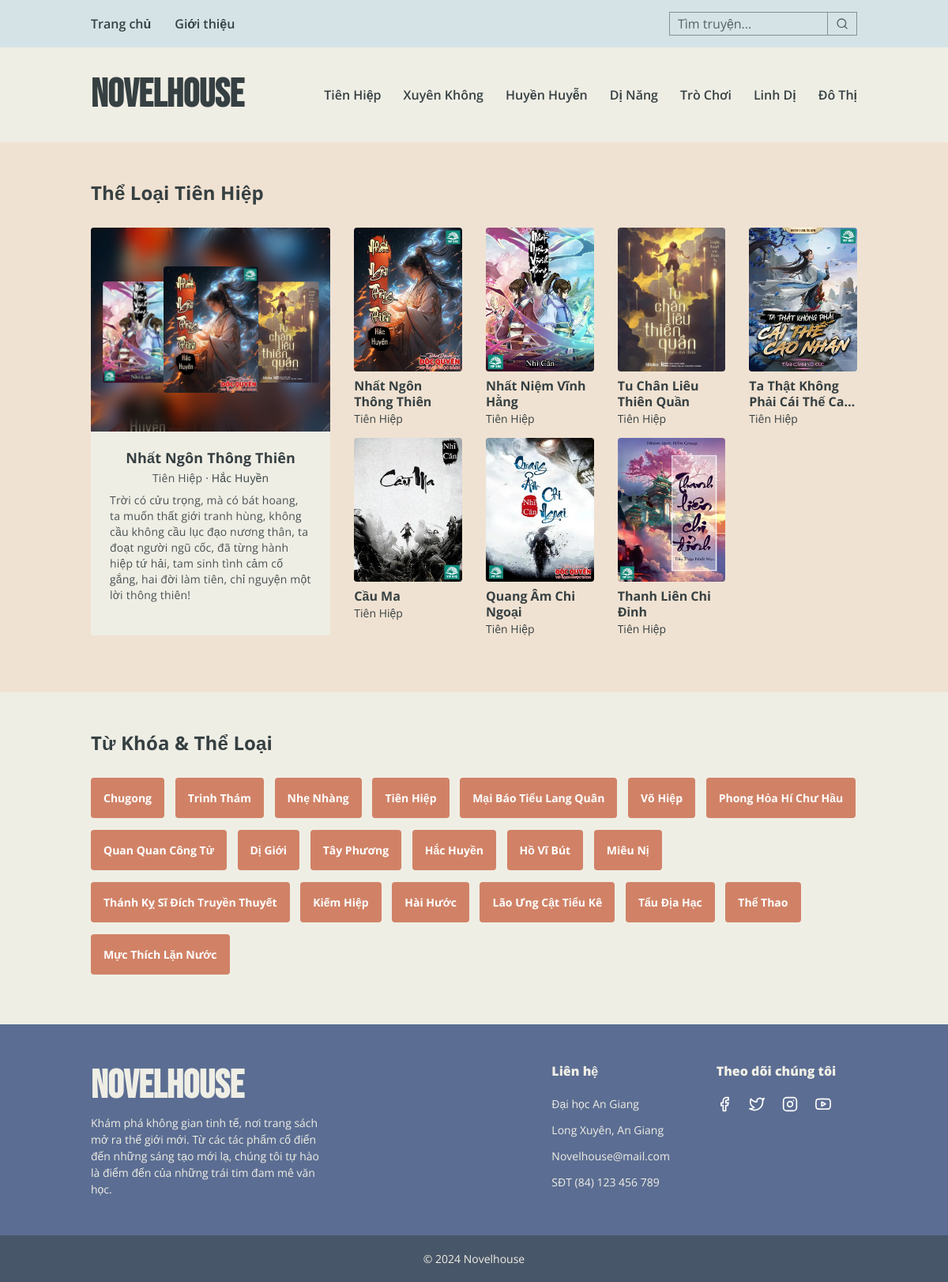
Screenshot of /novelhouse/index.php?path=pages/main/filter&genre_id=1 with the database file from the repository.
### tables this page shows
CREATE TABLE `genres` (
  `genre_id` int(11) NOT NULL,
  `genre_name` varchar(100) NOT NULL
);

CREATE TABLE `books` (
  `book_id` int(11) NOT NULL,
  `book_key` varchar(20) NOT NULL,
  `genre_id` int(11) NOT NULL,
  `title` varchar(200) NOT NULL,
  `cover_image` varchar(200) NOT NULL,
  `author` varchar(50) NOT NULL,
  `summary` varchar(1000) NOT NULL,
  `chapters` int(11) NOT NULL,
  `views` int(11) NOT NULL,
  `likes` int(11) NOT NULL
);

### novelhouse/pages/main/filter.php (called while the page is built, shortened)
<?php
$genre_id = $_GET["genre_id"];
$sql = "SELECT *
        FROM genres
        WHERE genres.genre_id = $genre_id";
$result = $connect->query($sql);
$genre = $result->fetch_array(MYSQLI_ASSOC);
$sql = "SELECT *
        FROM books
        INNER JOIN genres ON books.genre_id = genres.genre_id
        WHERE books.genre_id = $genre_id";
$result = $connect->query($sql);
$books = [];
while ($row = $result->fetch_array(MYSQLI_ASSOC)) {
    $books[] = $row;
}
$heading = "Thể Loại " . $genre['genre_name'];
$carousel = true;
include("includes/showcase.php");

### novelhouse/pages/main.php (called while the page is built)
<?php $path = isset($_GET['path']) ? $_GET['path'] : "pages/main/home";
include $path . ".php";
include("main/keyword.php");

### novelhouse/pages/main/keyword.php (called while the page is built, shortened)
<?php
if (!isset($_SESSION['genres_and_author'])) {
    $sql = "SELECT * FROM genres";
    $result = $connect->query($sql);
    $rows = [];
    while ($row = $result->fetch_array(MYSQLI_ASSOC)) {
        $rows[] = $row;
    }
    $sql = "SELECT DISTINCT author FROM books";
    $result = $connect->query($sql);
    while ($row = $result->fetch_array(MYSQLI_ASSOC)) {
        $rows[] = $row;
    }
    shuffle($rows);
    $rows = array_slice($rows, 0, 20);
} else {
    $rows = $_SESSION['genres_and_author'];
}
include("includes/keyword.php");

### novelhouse/includes/showcase/bookshelf/book.php (the view)
<div class="book-item">
    <a class="book-item-link" href="index.php?path=pages/main/review&book_id=<?= $book['book_id'] ?>">
        <img class="book-item-cover" src="<?= $book['cover_image'] ?>" alt="<?= $book['title'] ?>" />
    </a>
    <h4 class="book-item-title ells _2">
        <a href="index.php?path=pages/main/review&book_id=<?= $book['book_id'] ?>" title="<?= $book['title'] ?>"><?= $book['title'] ?></a>
    </h4>
    <p class="book-item-genre ell">
        <a href="index.php?path=pages/main/filter&genre_id=<?= $book['genre_id'] ?>"><?= $book['genre_name'] ?></a>
    </p>
</div>

### novelhouse/index.php (shortened to what this page needs)
<?php
include_once "config/database.php";
?>
<!DOCTYPE html>
<html lang="en">
<head>
	<link rel="stylesheet" href="assets/css/reset.css" />
	<link rel="stylesheet" href="assets/css/utility.css" />
	<link rel="stylesheet" href="assets/css/style.css" />
</head>
<body>
	<?php
	include("includes/header.php");
	include("pages/main.php");
	include("includes/footer.php");
	?>
</body>
</html>

### novelhouse/includes/header.php (shortened to what this page needs)
<?php
$sql = "SELECT * FROM genres";
$result = $connect->query($sql);
$rows = [];
while ($row = $result->fetch_array(MYSQLI_ASSOC)) {
    $rows[] = $row;
}
?>
<header class="header">
    <div class="top-header">
        <div class="container">
            <nav class="top-header-nav">
                <div class="menu">
                    <ul class="menu-list">
                        <li class="menu-item">
                            <a class="menu-item-link" href="index.php?path=pages/main/home">Trang chủ</a>
                        </li>
                        <li class="menu-item">
                            <a class="menu-item-link" href="#footer">Giới thiệu</a>
                        </li>
                    </ul>
                </div>
                <div class="search-box">
                    <form class="form-container" name="search-form" action="index.php?path=pages/main/search" method="post">
                        <input class="search-input input" type="text" name="search" placeholder="Tìm truyện..." />
                        <button class="search-btn btn" type="submit" name="submit">
                            <img src="assets/icons/search.svg" alt="Icon" />
                        </button>
                    </form>
                </div>
            </nav>
        </div>
    </div>
    <div class="bottom-header">
        <div class="container">
            <nav class="bottom-header-nav">
                <div class="logo">
                    <a class="logo-link" href="index.php?path=pages/main/home">NovelHouse</a>
                </div>
                <ul class="genre-list">
                    <?php $firstSevenGenre = array_slice($rows, 0, 7);
                    foreach ($firstSevenGenre as $genre) : ?>
                        <li class="genre-item">
                            <a class="genre-item-link" href="index.php?path=pages/main/filter&genre_id=<?= $genre['genre_id'] ?>">
                                <?= $genre['genre_name'] ?>
                            </a>
                        </li>
                    <?php endforeach ?>
                </ul>
            </nav>
        </div>
    </div>
</header>

### novelhouse/includes/showcase.php (shortened to what this page needs)
<div class="showcase">
    <div class="section-padding">
        <div class="container">
            <?php if (empty($books)) { ?>
                <h3 class="section-heading">Xin lỗi bạn, chưa có tiểu thuyết cho thể loại này!</h3>
            <?php } else { ?>
                <h3 class="section-heading">
                    <?= $heading ?>
                </h3>
                <div class="row">
                    <?php if ($carousel && count($books) >= 3) : ?>
                        <div class="col col-4">
                            <?php include("showcase/carousel/carousel.php") ?>
                        </div>
                        <div class="col col-8">
                            <?php
                            $col = 'col-3';
                            include("showcase/bookshelf/bookshelf.php") ?>
                        </div>
                    <?php endif ?>
                </div>
            <?php } ?>
        </div>
    </div>
</div>

### novelhouse/includes/showcase/carousel/carousel.php (shortened to what this page needs)
<?php $firstThreeBook = array_slice($books, 0, 3); ?>
<div class="showcase-carousel">
    <div class="carousel-pictures">
        <?php foreach ($firstThreeBook as $index => $book) :
            include("picture.php");
        endforeach ?>
    </div>
    <div class="carousel-descs">
        <?php foreach ($firstThreeBook as $index => $book) :
            include("desc.php");
        endforeach ?>
    </div>
</div>

### novelhouse/includes/showcase/carousel/picture.php
<img class="noselect" data-position=<?= $index ?> data-index=<?= $index ?> src='<?= $book['cover_image'] ?>' alt='<?= $book['title'] ?>' />

### novelhouse/includes/showcase/carousel/desc.php
<div class="carousel-desc-item <?= ($index == 0 ? "on" : "") ?>">
    <h4 class="carousel-desc-title ell">
        <a class="carousel-desc-title-link" href="index.php?path=pages/main/review&book_id=<?= $book['book_id'] ?>" title="<?= $book['title'] ?>">
            <?= $book['title'] ?>
        </a>
    </h4>
    <p class="carousel-desc-info ell">
        <a class="carousel-desc-genre" href="index.php?path=pages/main/filter&genre_id=<?= $book['genre_id'] ?>">
            <?= $book['genre_name'] ?>
        </a>
        ·
        <a class="carousel-desc-author" href="index.php?path=pages/main/search&search_key=<?= $book['author'] ?>">
            <?= $book['author'] ?>
        </a>
    </p>
    <p class="carousel-desc-summary ells _8">
        <?= $book['summary'] ?>
    </p>
</div>

### novelhouse/includes/showcase/bookshelf/bookshelf.php
<div class="showcase-bookshelf">
    <div class="row">
        <?php foreach ($books as $book) : ?>
            <div class="col <?= $col ?>">
                <?php include('book.php') ?>
            </div>
        <?php endforeach ?>
    </div>
</div>

### novelhouse/includes/keyword.php
<div class="keywords">
    <div class="section-padding">
        <div class="container">
            <h3 class="section-heading">Từ Khóa & Thể Loại</h3>
            <ul class="keyword-list">
                <?php foreach ($rows as $row) : ?>
                    <?php if (isset($row['author'])) : ?>
                        <li class="keyword btn">
                            <a href="index.php?path=pages/main/search&search_key=<?= $row['author'] ?>">
                                <?= $row['author'] ?>
                            </a>
                        </li>
                    <?php else : ?>
                        <li class="keyword btn">
                            <a href="index.php?path=pages/main/filter&genre_id=<?= $row['genre_id'] ?>">
                                <?= $row['genre_name'] ?>
                            </a>
                        </li>
                    <?php endif ?>
                <?php endforeach ?>
            </ul>
        </div>
    </div>
</div>

### novelhouse/includes/footer.php
<footer class="footer" id="footer">
    <div class="top-footer">
        <div class="container">
            <div class="footer-row">
                <div class="footer-col col-4">
                    <div class="logo">
                        <a class="logo-link" href="index.php?path=pages/main/home">NovelHouse</a>
                    </div>
                    <p class="footer-description">
                        Khám phá không gian tinh tế, nơi trang sách mở ra thế giới mới. Từ các tác phẩm cổ điển đến những sáng tạo mới lạ, chúng tôi tự hào là điểm đến của những trái tim đam mê văn học.
                    </p>
                </div>
                <div class="footer-col col-5">
                    <div class="row">
                        <div class="col col-6">
                            <h4 class="footer-heading">Liên hệ</h4>
                            <div class="footer-info">
                                <a href="#">Đại học An Giang</a>
                                <a href="#">Long Xuyên, An Giang</a>
                                <a href="#">Novelhouse@mail.com</a>
                                <a href="#">SĐT (84) 123 456 789</a>
                            </div>
                        </div>
                        <div class="col col-6">
                            <h4 class="footer-heading">Theo dõi chúng tôi</h4>
                            <div class="footer-info">
                                <img class="connect-icon" src="assets/icons/facebook.svg" alt="facebook-icon" />
                                <img class="connect-icon" src="assets/icons/twitter.svg" alt="twitter-icon" />
                                <img class="connect-icon" src="assets/icons/instagram.svg" alt="instagram-icon" />
                                <img class="connect-icon" src="assets/icons/youtube.svg" alt="youtube-icon" />
                            </div>
                        </div>
                    </div>
                </div>
            </div>
        </div>
    </div>
    <div class="bottom-footer">
        <p>&copy; 2024 Novelhouse</p>
    </div>
</footer>

### novelhouse/assets/css/utility.css (style rules this page uses)
:root { --quaternary-color: #efeee5; --tertiary-color: #f0e2d2; --secondary-color: #d5e3e6; --primary-color: #5b6d92; --accent-color: #d18266; --text-color: #364042; --dark-color-90: rgba(54, 64, 66, 0.9); --dark-color-80: rgba(54, 64, 66, 0.8); --dark-color-50: rgba(54, 64, 66, 0.5); --white-color: #ffffff; }
html { font-family: 'Open Sans', sans-serif; scroll-behavior: smooth; }
body { font-family: 'Open Sans', sans-serif; font-size: 14px; color: var(--text-color); }
a { color: var(--text-color); outline: none; cursor: pointer; }
.ell { white-space: nowrap; overflow: hidden; text-overflow: ellipsis; }
.ells { display: -webkit-box; overflow: hidden; word-wrap: break-word; -webkit-box-orient: vertical; }
.ells._8 { -webkit-line-clamp: 8; }
.ells._2 { -webkit-line-clamp: 2; }
.container { padding-right: 15px; padding-left: 15px; margin-right: auto; margin-left: auto; max-width: 1000px; }
.row::after { content: ''; display: block; clear: both; }
.row { margin-left: -15px; margin-right: -15px; }
.col { float: left; padding-left: 15px; padding-right: 15px; }
.col-3 { width: 25%; }
.col-4 { width: 33.33333333%; }
.col-5 { width: 41.66666667%; }
.col-6 { width: 50%; }
.col-8 { width: 66.66666667%; }
.btn { padding: 5px 20px; border: 1px solid transparent; text-align: center; font-size: 16px; cursor: pointer; transition: all 0.3s ease; background-color: var(--accent-color); color: var(--white-color); }
.input { padding: 5px 10px; border: 1px solid transparent; outline: none; background-color: transparent; color: var(--text-color); }
.input::placeholder { color: var(--dark-color-80); }
.logo-link { font-family: 'Bebas Neue', sans-serif; font-size: 50px; font-weight: 800; color: var(--text-color); }
.section-padding { padding-top: 48px; padding-bottom: 48px; }
.section-heading { font-size: 24px; font-weight: 700; line-height: 32px; letter-spacing: 0.15px; padding-bottom: 12px; margin-bottom: 16px; }
.noselect { -webkit-touch-callout: none; -webkit-user-select: none; -khtml-user-select: none; -moz-user-select: none; -ms-user-select: none; user-select: none; }

### rows the page displays
genres: genre_name "Tiên Hiệp", genre_name "Thể Loại Tiên Hiệp"
genres: genre_name "Xuyên Không"
genres: genre_name "Huyền Huyễn"
genres: genre_name "Dị Năng"
genres: genre_name "Trò Chơi"
genres: genre_name "Linh Dị"
genres: genre_name "Đô Thị"
books: cover_image (picture), title "Nhất Ngôn Thông Thiên", genre.genre_name "Tiên Hiệp", author "Hắc Huyền", summary "Trời có cửu trọng, mà có bát hoang, ta muốn thất giới tranh hùng, không cầu không cầu lục đạo nương thân, ta đoạt người ngũ cốc, đã từng hành hiệp tứ hải, tam sinh tình cảm cố gắng, hai đời làm tiên, chỉ nguyện một lời thông thiên!"
books: cover_image (picture), title "Nhất Niệm Vĩnh Hằng", genre.genre_name "Tiên Hiệp"
books: cover_image (picture), title "Tu Chân Liêu Thiên Quần", genre.genre_name "Tiên Hiệp"
books: cover_image (picture), title "Ta Thật Không Phải Cái Thế…", genre.genre_name "Tiên Hiệp"
books: cover_image (picture), title "Cầu Ma", genre.genre_name "Tiên Hiệp"
books: cover_image (picture), title "Quang Âm Chi Ngoại", genre.genre_name "Tiên Hiệp"
books: cover_image (picture), title "Thanh Liên Chi Đỉnh", genre.genre_name "Tiên Hiệp"
genres: genre_name "Trinh Thám"
genres: genre_name "Nhẹ Nhàng"
genres: genre_name "Võ Hiệp"
genres: genre_name "Dị Giới"
genres: genre_name "Tây Phương"
genres: genre_name "Kiếm Hiệp"
genres: genre_name "Hài Hước"
genres: genre_name "Thể Thao"

### other values shown
$row['author'] "Chugong"
$row['author'] "Mại Báo Tiểu Lang Quân"
$row['author'] "Phong Hỏa Hí Chư Hầu"
$row['author'] "Quan Quan Công Tử"
$row['author'] "Hắc Huyền"
$row['author'] "Hồ Vĩ Bút"
$row['author'] "Miêu Nị"
$row['author'] "Thánh Kỵ Sĩ Đích Truyền Thuyết"
$row['author'] "Lão Ưng Cật Tiểu Kê"
$row['author'] "Tẩu Địa Hạc"
$row['author'] "Mực Thích Lặn Nước"
